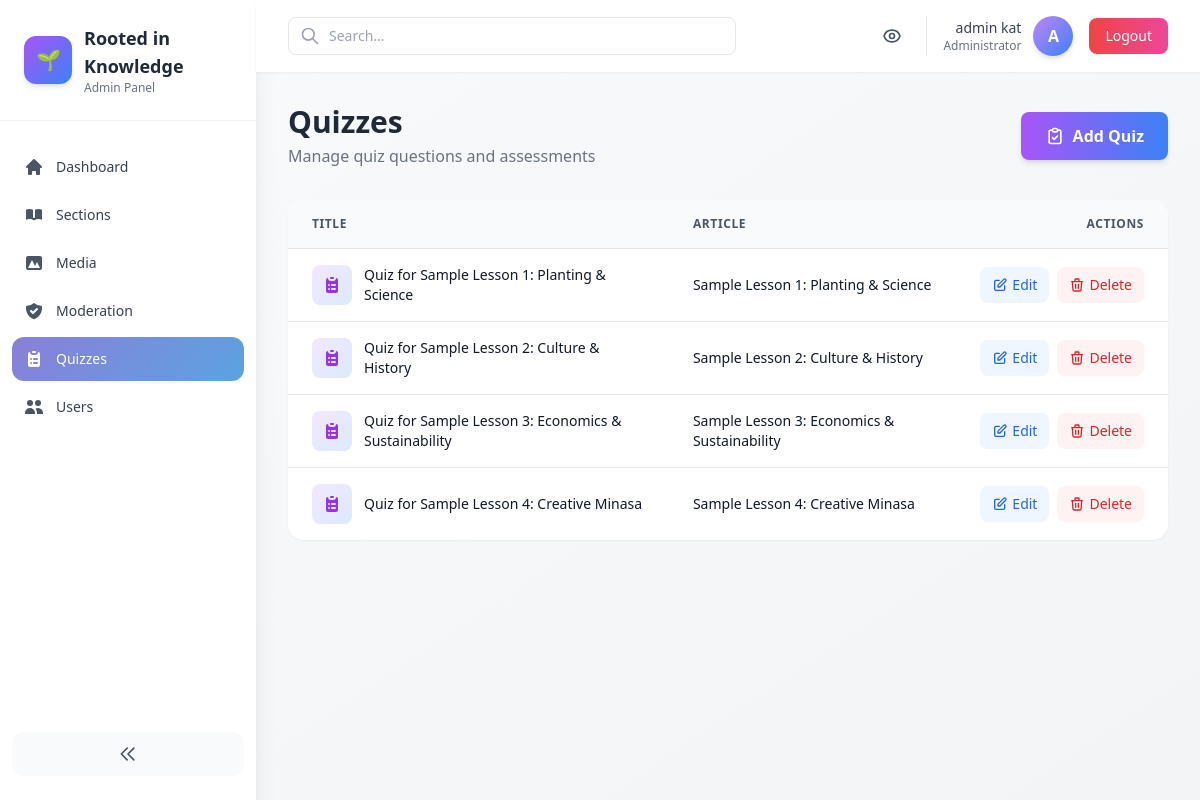
Page /admin-panel/quizzes/ (signed in) on the earlier database version.
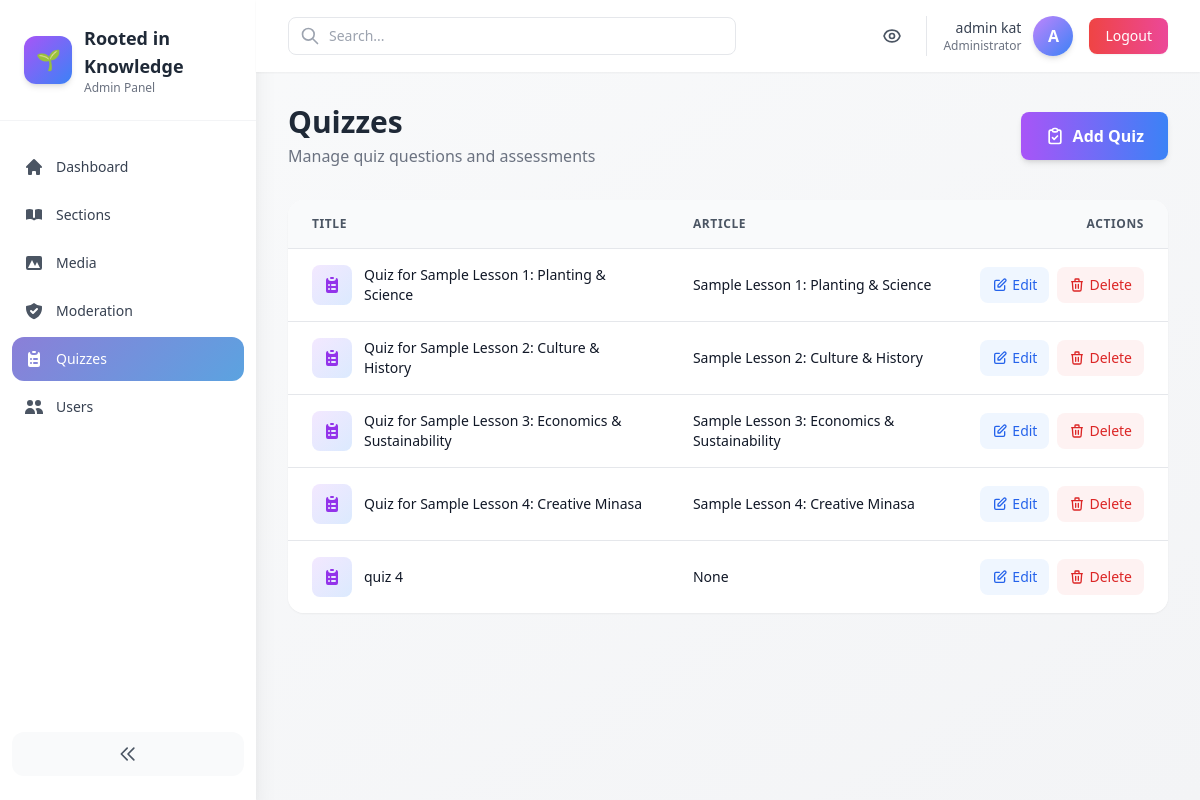
Same page on the later database version.
### quizzes/models.py (models this page shows, shortened)
class Quiz(models.Model):
    title = models.CharField(max_length=200)
    article = models.ForeignKey(Article, on_delete=models.SET_NULL, null=True, blank=True)

### core/models.py (models this page shows)
class Article(models.Model):
    CATEGORY_CHOICES = [
        ('planting', 'Planting & Science'),
        ('culture', 'Culture & History'),
        ('economics', 'Economics & Sustainability'),
        ('creative', 'Creative Minasa'),
    ]
    title = models.CharField(max_length=200)
    slug = models.SlugField(unique=True)
    category = models.CharField(max_length=50, choices=CATEGORY_CHOICES)
    excerpt = models.TextField(blank=True)
    content = models.TextField()
    video = models.FileField(upload_to='videos/', blank=True, null=True)
    pdf = models.FileField(upload_to='pdfs/', blank=True, null=True)
    created_at = models.DateTimeField(auto_now_add=True)
    def __str__(self):
        return self.title

### core/admin_panel/views.py (the view)
# urls.py: path('admin-panel/quizzes/', admin_views.QuizListView.as_view(), name='admin_quizzes'),
@method_decorator(staff_member_required, name='dispatch')
class QuizListView(ListView):
    model = Quiz
    template_name = 'core/admin_panel/quiz_list.html'
    context_object_name = 'quizzes'
    paginate_by = 12

### core/templates/core/admin_panel/quiz_list.html (shortened to what this page needs)
{% extends 'core/admin_panel/base.html' %}
{% block content %}
<div class="flex flex-col sm:flex-row sm:items-center sm:justify-between mb-8 gap-4">
  <div>
    <h1 class="text-3xl font-bold text-gray-800">Quizzes</h1>
    <p class="text-gray-500 mt-1">Manage quiz questions and assessments</p>
  </div>
  <a href="{% url 'core:admin_quiz_add' %}" class="inline-flex items-center justify-center gap-2 px-6 py-3 bg-gradient-to-r from-purple-500 to-blue-500 text-white font-semibold rounded-lg hover:from-purple-600 hover:to-blue-600 transition-all shadow-md hover:shadow-lg">
    <svg class="w-5 h-5" fill="none" stroke="currentColor" viewBox="0 0 24 24">
      <path stroke-linecap="round" stroke-linejoin="round" stroke-width="2" d="M9 5H7a2 2 0 00-2 2v12a2 2 0 002 2h10a2 2 0 002-2V7a2 2 0 00-2-2h-2M9 5a2 2 0 002 2h2a2 2 0 002-2M9 5a2 2 0 012-2h2a2 2 0 012 2m-6 9l2 2 4-4"></path>
    </svg>
    Add Quiz
  </a>
</div>
<div class="bg-white rounded-2xl shadow-sm overflow-hidden">
  <div class="overflow-x-auto">
    <table class="min-w-full divide-y divide-gray-200">
      <thead class="bg-gray-50">
        <tr>
          <th scope="col" class="px-6 py-4 text-left text-xs font-semibold text-gray-600 uppercase tracking-wider">
            Title
          </th>
          <th scope="col" class="px-6 py-4 text-left text-xs font-semibold text-gray-600 uppercase tracking-wider">
            Article
          </th>
          <th scope="col" class="px-6 py-4 text-right text-xs font-semibold text-gray-600 uppercase tracking-wider">
            Actions
          </th>
        </tr>
      </thead>
      <tbody class="bg-white divide-y divide-gray-200">
        {% for q in quizzes %}
          <tr class="hover:bg-gray-50 transition-colors">
            <td class="px-6 py-4">
              <div class="flex items-center gap-3">
                <div class="w-10 h-10 bg-gradient-to-br from-purple-100 to-blue-100 rounded-lg flex items-center justify-center flex-shrink-0">
                </div>
                <div>
                  <div class="text-sm font-medium text-gray-900">{{ q.title }}</div>
                </div>
              </div>
            </td>
            <td class="px-6 py-4">
              <div class="text-sm text-gray-900">{{ q.article|truncatewords:10 }}</div>
            </td>
            <td class="px-6 py-4 whitespace-nowrap text-right text-sm font-medium">
              <div class="flex items-center justify-end gap-2">
                <a href="{% url 'core:admin_quiz_edit' q.pk %}" class="inline-flex items-center gap-1 px-3 py-2 bg-blue-50 text-blue-600 hover:bg-blue-100 rounded-lg transition-colors">
                  <svg class="w-4 h-4" fill="none" stroke="currentColor" viewBox="0 0 24 24">
                    <path stroke-linecap="round" stroke-linejoin="round" stroke-width="2" d="M11 5H6a2 2 0 00-2 2v11a2 2 0 002 2h11a2 2 0 002-2v-5m-1.414-9.414a2 2 0 112.828 2.828L11.828 15H9v-2.828l8.586-8.586z"></path>
                  </svg>
                  Edit
                </a>
                <a href="{% url 'core:admin_quiz_delete' q.pk %}" class="inline-flex items-center gap-1 px-3 py-2 bg-red-50 text-red-600 hover:bg-red-100 rounded-lg transition-colors">
                  <svg class="w-4 h-4" fill="none" stroke="currentColor" viewBox="0 0 24 24">
                    <path stroke-linecap="round" stroke-linejoin="round" stroke-width="2" d="M19 7l-.867 12.142A2 2 0 0116.138 21H7.862a2 2 0 01-1.995-1.858L5 7m5 4v6m4-6v6m1-10V4a1 1 0 00-1-1h-4a1 1 0 00-1 1v3M4 7h16"></path>
                  </svg>
                  Delete
                </a>
              </div>
            </td>
          </tr>
        {% endfor %}
      </tbody>
    </table>
  </div>
</div>
{% endblock %}

### core/templates/core/admin_panel/base.html (shortened to what this page needs)
<!doctype html>
<html lang="en">
  <head>
    <script src="https://cdn.tailwindcss.com"></script>
  </head>
  <body class="bg-gradient-to-br from-gray-50 to-gray-100 min-h-screen antialiased" x-data="{ sidebarOpen: true, mobileMenuOpen: false }">
    <div class="min-h-screen flex">
      <aside :class="sidebarOpen ? 'w-64' : 'w-20'" class="bg-white shadow-xl transition-all duration-300 h-screen sticky top-0 hidden lg:block">
        <div class="p-6 border-b border-gray-100">
          <div class="flex items-center gap-3">
            <div class="w-12 h-12 bg-gradient-to-br from-purple-500 to-blue-500 rounded-xl flex items-center justify-center text-white shadow-md flex-shrink-0">
              <span class="text-xl">🌱</span>
            </div>
            <div x-show="sidebarOpen" x-transition>
              <div class="text-lg font-bold text-gray-800">Rooted in Knowledge</div>
              <p class="text-xs text-gray-500">Admin Panel</p>
            </div>
          </div>
        </div>
        <nav class="mt-6 px-3">
          <ul class="space-y-1 text-sm">
            <li>
              <a href="{% url 'core:admin_dashboard' %}" class="flex items-center gap-3 p-3 rounded-xl hover:bg-purple-50 transition-all group {% if request.resolver_match.url_name == 'admin_dashboard' %}active-nav{% endif %}">
                <svg class="w-5 h-5 flex-shrink-0 {% if request.resolver_match.url_name == 'admin_dashboard' %}text-white{% else %}text-gray-600 group-hover:text-purple-600{% endif %}" fill="currentColor" viewBox="0 0 20 20">
                  <path d="M10.707 2.293a1 1 0 00-1.414 0l-7 7a1 1 0 001.414 1.414L4 10.414V17a1 1 0 001 1h2a1 1 0 001-1v-2a1 1 0 011-1h2a1 1 0 011 1v2a1 1 0 001 1h2a1 1 0 001-1v-6.586l.293.293a1 1 0 001.414-1.414l-7-7z"></path>
                </svg>
                <span x-show="sidebarOpen" class="font-medium {% if request.resolver_match.url_name == 'admin_dashboard' %}text-white{% else %}text-gray-700 group-hover:text-purple-600{% endif %}">Dashboard</span>
              </a>
            </li>
            <li>
              <a href="{% url 'core:admin_sections' %}" class="flex items-center gap-3 p-3 rounded-xl hover:bg-purple-50 transition-all group {% if 'section' in request.resolver_match.url_name %}active-nav{% endif %}">
                <svg class="w-5 h-5 flex-shrink-0 {% if 'section' in request.resolver_match.url_name %}text-white{% else %}text-gray-600 group-hover:text-purple-600{% endif %}" fill="currentColor" viewBox="0 0 20 20">
                  <path d="M9 4.804A7.968 7.968 0 005.5 4c-1.255 0-2.443.29-3.5.804v10A7.969 7.969 0 015.5 14c1.669 0 3.218.51 4.5 1.385A7.962 7.962 0 0114.5 14c1.255 0 2.443.29 3.5.804v-10A7.968 7.968 0 0014.5 4c-1.255 0-2.443.29-3.5.804V12a1 1 0 11-2 0V4.804z"></path>
                </svg>
                <span x-show="sidebarOpen" class="font-medium {% if 'section' in request.resolver_match.url_name %}text-white{% else %}text-gray-700 group-hover:text-purple-600{% endif %}">Sections</span>
              </a>
            </li>
            <li>
              <a href="{% url 'core:admin_media' %}" class="flex items-center gap-3 p-3 rounded-xl hover:bg-purple-50 transition-all group {% if 'media' in request.resolver_match.url_name %}active-nav{% endif %}">
                <svg class="w-5 h-5 flex-shrink-0 {% if 'media' in request.resolver_match.url_name %}text-white{% else %}text-gray-600 group-hover:text-purple-600{% endif %}" fill="currentColor" viewBox="0 0 20 20">
                  <path fill-rule="evenodd" d="M4 3a2 2 0 00-2 2v10a2 2 0 002 2h12a2 2 0 002-2V5a2 2 0 00-2-2H4zm12 12H4l4-8 3 6 2-4 3 6z" clip-rule="evenodd"></path>
                </svg>
                <span x-show="sidebarOpen" class="font-medium {% if 'media' in request.resolver_match.url_name %}text-white{% else %}text-gray-700 group-hover:text-purple-600{% endif %}">Media</span>
              </a>
            </li>
            <li>
              <a href="{% url 'core:admin_moderation' %}" class="flex items-center gap-3 p-3 rounded-xl hover:bg-purple-50 transition-all group {% if 'moderation' in request.resolver_match.url_name %}active-nav{% endif %}">
                <svg class="w-5 h-5 flex-shrink-0 {% if 'moderation' in request.resolver_match.url_name %}text-white{% else %}text-gray-600 group-hover:text-purple-600{% endif %}" fill="currentColor" viewBox="0 0 20 20">
                  <path fill-rule="evenodd" d="M2.166 4.999A11.954 11.954 0 0010 1.944 11.954 11.954 0 0017.834 5c.11.65.166 1.32.166 2.001 0 5.225-3.34 9.67-8 11.317C5.34 16.67 2 12.225 2 7c0-.682.057-1.35.166-2.001zm11.541 3.708a1 1 0 00-1.414-1.414L9 10.586 7.707 9.293a1 1 0 00-1.414 1.414l2 2a1 1 0 001.414 0l4-4z" clip-rule="evenodd"></path>
                </svg>
                <span x-show="sidebarOpen" class="font-medium {% if 'moderation' in request.resolver_match.url_name %}text-white{% else %}text-gray-700 group-hover:text-purple-600{% endif %}">Moderation</span>
              </a>
            </li>
            <li>
              <a href="{% url 'core:admin_quizzes' %}" class="flex items-center gap-3 p-3 rounded-xl hover:bg-purple-50 transition-all group {% if 'quiz' in request.resolver_match.url_name %}active-nav{% endif %}">
                <svg class="w-5 h-5 flex-shrink-0 {% if 'quiz' in request.resolver_match.url_name %}text-white{% else %}text-gray-600 group-hover:text-purple-600{% endif %}" fill="currentColor" viewBox="0 0 20 20">
                  <path d="M9 2a1 1 0 000 2h2a1 1 0 100-2H9z"></path>
                  <path fill-rule="evenodd" d="M4 5a2 2 0 012-2 3 3 0 003 3h2a3 3 0 003-3 2 2 0 012 2v11a2 2 0 01-2 2H6a2 2 0 01-2-2V5zm3 4a1 1 0 000 2h.01a1 1 0 100-2H7zm3 0a1 1 0 000 2h3a1 1 0 100-2h-3zm-3 4a1 1 0 100 2h.01a1 1 0 100-2H7zm3 0a1 1 0 100 2h3a1 1 0 100-2h-3z" clip-rule="evenodd"></path>
                </svg>
                <span x-show="sidebarOpen" class="font-medium {% if 'quiz' in request.resolver_match.url_name %}text-white{% else %}text-gray-700 group-hover:text-purple-600{% endif %}">Quizzes</span>
              </a>
            </li>
            <li>
              <a href="{% url 'core:admin_users' %}" class="flex items-center gap-3 p-3 rounded-xl hover:bg-purple-50 transition-all group {% if 'user' in request.resolver_match.url_name %}active-nav{% endif %}">
                <svg class="w-5 h-5 flex-shrink-0 {% if 'user' in request.resolver_match.url_name %}text-white{% else %}text-gray-600 group-hover:text-purple-600{% endif %}" fill="currentColor" viewBox="0 0 20 20">
                  <path d="M9 6a3 3 0 11-6 0 3 3 0 016 0zM17 6a3 3 0 11-6 0 3 3 0 016 0zM12.93 17c.046-.327.07-.66.07-1a6.97 6.97 0 00-1.5-4.33A5 5 0 0119 16v1h-6.07zM6 11a5 5 0 015 5v1H1v-1a5 5 0 015-5z"></path>
                </svg>
                <span x-show="sidebarOpen" class="font-medium {% if 'user' in request.resolver_match.url_name %}text-white{% else %}text-gray-700 group-hover:text-purple-600{% endif %}">Users</span>
              </a>
            </li>
          </ul>
        </nav>
        <div class="absolute bottom-6 left-0 right-0 px-3">
          <button @click="sidebarOpen = !sidebarOpen" class="w-full p-3 bg-gray-50 hover:bg-gray-100 rounded-xl transition-all flex items-center justify-center">
            <svg class="w-5 h-5 text-gray-600" fill="none" stroke="currentColor" viewBox="0 0 24 24">
              <path stroke-linecap="round" stroke-linejoin="round" stroke-width="2" d="M11 19l-7-7 7-7m8 14l-7-7 7-7"></path>
            </svg>
          </button>
        </div>
      </aside>
      <div class="flex-1 flex flex-col min-w-0">
        <header class="bg-white shadow-sm sticky top-0 z-40">
          <div class="px-4 sm:px-6 lg:px-8 py-4 flex items-center justify-between">
            <div class="flex items-center gap-4 flex-1">
              <div class="relative max-w-md w-full">
                <input type="search" placeholder="Search..." class="w-full pl-10 pr-4 py-2 border border-gray-200 rounded-lg focus:outline-none focus:ring-2 focus:ring-purple-500 focus:border-transparent text-sm" />
                <svg class="w-5 h-5 text-gray-400 absolute left-3 top-1/2 -translate-y-1/2" fill="none" stroke="currentColor" viewBox="0 0 24 24">
                  <path stroke-linecap="round" stroke-linejoin="round" stroke-width="2" d="M21 21l-6-6m2-5a7 7 0 11-14 0 7 7 0 0114 0z"></path>
                </svg>
              </div>
            </div>
            <div class="flex items-center gap-4">
              <a href="/" class="p-2 hover:bg-gray-100 rounded-lg transition" title="View Site">
              </a>
              <div class="flex items-center gap-3 pl-4 border-l border-gray-200">
                <div class="text-right hidden sm:block">
                  <div class="text-sm font-medium text-gray-700">{{ user.username }}</div>
                  <div class="text-xs text-gray-500">Administrator</div>
                </div>
                <div class="w-10 h-10 bg-gradient-to-br from-purple-400 to-blue-500 rounded-full flex items-center justify-center text-white font-semibold shadow-md">
                  {{ user.username|slice:":1"|upper }}
                </div>
              </div>
              <a href="{% url 'logout' %}" class="px-4 py-2 text-sm font-medium text-white bg-gradient-to-r from-red-500 to-pink-500 hover:from-red-600 hover:to-pink-600 rounded-lg shadow-sm hover:shadow-md transition-all duration-200">
                Logout
              </a>
            </div>
          </div>
        </header>
        <main class="flex-1 p-4 sm:p-6 lg:p-8">
          {% block content %}{% endblock %}
        </main>
      </div>
    </div>
  </body>
</html>

### core/templates/core/admin_panel/base.html (style rules this page uses)
:root { --purple: #8B7FD8; --blue: #5BA3E0; }
.active-nav { background: linear-gradient(135deg, #8B7FD8 0%, #5BA3E0 100%); color: white; }

Differences in the rows shown:
added Quiz: title "quiz 4", article "None"
